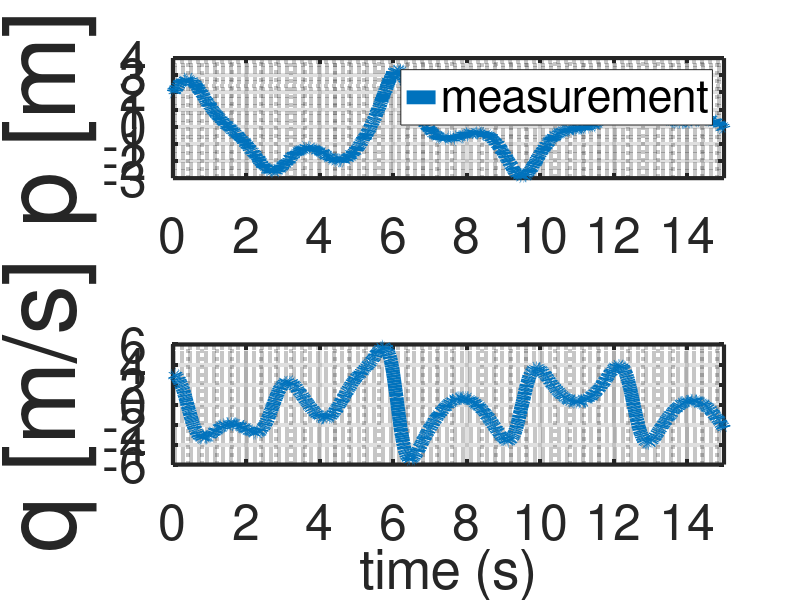
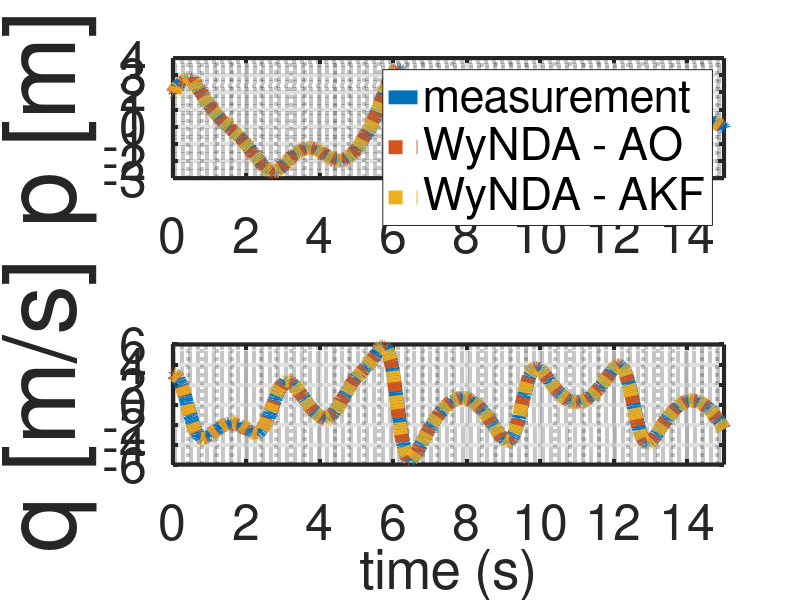
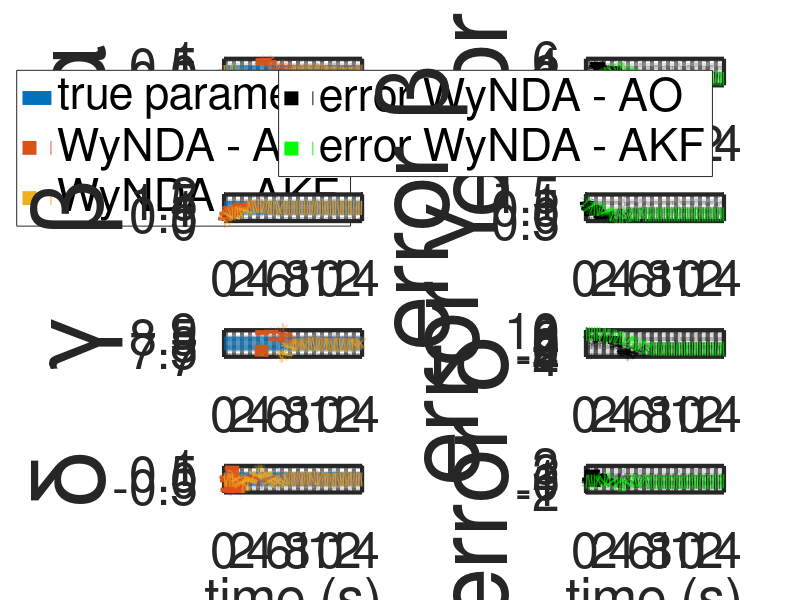

These charts were generated, in order, by the following MATLAB code: (Note: this script raises an error after producing the figures.)
%% Code by Agus Hasan

clear;
clc;

%% System parameters

n = 2;
r = 20;

alpha   = 0;
beta    = 1;
delta   = 0.05;
gamma   = 8;

tf = 15;
dt = 0.01;
t  = dt:dt:tf;

A   = [0 1; -alpha -delta];
B   = [0 gamma]';
C   = eye(2);
u   = 1;

R   = 2;

%% Initialization
x               = [2 3]';
xArray          = [];
xbar            = [2 3]';
xbarArray       = [];
xhat            = [2 3]';
xhatArray       = [];
theta           = zeros(1,r)';
thetaArray      = [];
thetabar        = zeros(1,r)';
thetabarArray   = [];
thetahat        = zeros(1,r)';
thetahatArray   = [];
y               = x;
yArray          = [];
uArray          = [];

lambdax = 0.9;
lambdat = 0.9985;
Rx = 1*eye(n);
Px = 1*eye(n);
Rt = 1*eye(n);
Pt = 1*eye(r);
Gamma = zeros(n,r);

Pplus       = 10000000*eye(n);
QF          = 0.1*eye(n);
RF          = 0.1*eye(n);
a           = 0.999;
UpsilonPlus = 1*zeros(n,r);
S           = 1*eye(r);
lambda      = 0.995;

%% Simulation

for i = 1:(tf/dt)

%% control

    u = cos(i*dt);
    yArray          = [yArray y];
    xArray          = [xArray x];
    xbarArray       = [xbarArray xbar];
    xhatArray       = [xhatArray xhat];    
    thetaArray      = [thetaArray theta];
    thetabarArray   = [thetabarArray thetabar];
    thetahatArray   = [thetahatArray thetahat];
    uArray          = [uArray u];

    % Simulating the system using Runge-Kutta
    k1 = x(2);
    l1 = -delta*x(2)-alpha*x(1)-beta*x(1)^3+gamma*u;
    k2 = x(2)+0.5*dt*l1;
    l2 = -delta*(x(2)+0.5*dt*l1)-alpha*(x(1)+0.5*dt*k1)-beta*(x(1)+0.5*dt*k1)^3+gamma*u;
    k3 = x(2)+0.5*dt*l2;
    l3 = -delta*(x(2)+0.5*dt*l2)-alpha*(x(1)+0.5*dt*k2)-beta*(x(1)+0.5*dt*k2)^3+gamma*u;
    k4 = x(2)+dt*l3;
    l4 = -delta*(x(2)+dt*l3)-alpha*(x(1)+dt*k3)-beta*(x(1)+dt*k3)^3+gamma*u;
    x(1) = x(1) + (dt/6)*(k1+2*k2+2*k3+k4);
    x(2) = x(2) + (dt/6)*(l1+2*l2+2*l3+l4);
    % Taking measurement
    y = C*x+dt*R^2*randn(n,1);

    Phi = [1 y(1) y(2) y(1)^2 y(2)^2 y(1)*y(2) y(1)^3 y(2)^3 u u^2 zeros(1,10);
          zeros(1,10) 1 y(1) y(2) y(1)^2 y(2)^2 y(1)*y(2) y(1)^3 y(2)^3 u u^2];
    
    % Estimation using adaptive observer
    Kx = Px*C'*inv(C*Px*C'+Rx);
    Kt = Pt*Gamma'*C'*inv(C*Gamma*Pt*Gamma'*C'+Rt);
    Gamma = (eye(n)-Kx*C)*Gamma;
    xbar = xbar+(Kx+Gamma*Kt)*(y-C*xbar);
    thetabar = thetabar-Kt*(y-C*xbar);

    xbar = eye(n)*xbar+Phi*thetabar;
    thetabar = thetabar;
    Px = (1/lambdax)*eye(n)*(eye(n)-Kx*C)*Px*eye(n);
    Pt = (1/lambdat)*(eye(r)-Kt*C*Gamma)*Pt;
    Gamma = eye(n)*Gamma-Phi;

    % Estimation using adaptive KF
    Pmin  = eye(n)*Pplus*eye(n)'+QF;
    Sigma = C*Pmin*C'+RF;
    KF    = Pmin*C'*inv(Sigma);
    Pplus = (eye(n)-KF*C)*Pmin;
     
    ytilde = y-C*xhat;
    QF    = a*QF + (1-a)*(KF*(ytilde*ytilde')*KF');    
    RF    = a*RF + (1-a)*(ytilde*ytilde'+C*Pmin*C');
 
    Upsilon = (eye(n)-KF*C)*(eye(n))*UpsilonPlus+(eye(n)-KF*C)*Phi;
    Omega   = C*eye(n)*UpsilonPlus+C*Phi;
    Lambda  = inv(lambda*Sigma+Omega*S*Omega');
    Gamma1  = S*Omega'*Lambda;
    S       = (1/lambda)*S-(1/lambda)*S*Omega'*Lambda*Omega*S;
    UpsilonPlus = Upsilon;
    
    thetahat  = thetahat + Gamma1*(y-C*xhat);
    xhat      = eye(n)*xhat+Phi*thetahat+KF*(y-C*xhat)+Upsilon*Gamma1*(y-C*xhat);

end

figure(1)
subplot(2,1,1)
plot(t,yArray(1,:),'-','LineWidth',10)
set(gca,'color','white','LineWidth',3,'FontSize',36)
legend('measurement')
grid on;
grid minor;
ylabel('p [m]','FontSize',72)
xlim([0 tf]);
subplot(2,1,2)
plot(t,yArray(2,:),'-','LineWidth',10)
set(gca,'color','white','LineWidth',3,'FontSize',36)
grid on;
grid minor;
xlim([0 tf]);
ylabel('q [m/s]','FontSize',72)
xlabel('time (s)')

figure(2)
subplot(2,1,1)
plot(t,yArray(1,:),'-','LineWidth',10)
hold on;
plot(t,xbarArray(1,:),':','LineWidth',10)
hold on;
plot(t,xhatArray(1,:),':','LineWidth',10)
set(gca,'color','white','LineWidth',3,'FontSize',36)
legend('measurement','WyNDA - AO','WyNDA - AKF')
grid on;
grid minor;
ylabel('p [m]','FontSize',72)
xlim([0 tf]);
subplot(2,1,2)
plot(t,yArray(2,:),'-','LineWidth',10)
hold on;
plot(t,xbarArray(2,:),':','LineWidth',10)
hold on;
plot(t,xhatArray(2,:),':','LineWidth',10)
set(gca,'color','white','LineWidth',3,'FontSize',36)
grid on;
grid minor;
xlim([0 tf]);
ylabel('q [m/s]','FontSize',72)
xlabel('time (s)')

figure(3)
subplot(4,2,1)
plot(t,alpha*ones(length(t),1),'-','LineWidth',10)
hold on;
plot(t,-thetabarArray(12,:)/dt,':','LineWidth',10)
hold on;
plot(t,-thetahatArray(12,:)/dt,':','LineWidth',10)
set(gca,'color','white','LineWidth',3,'FontSize',36)
grid on;
grid minor;
xlim([0 tf]);
ylim([alpha-1 alpha+1]);
ylabel('\alpha','FontSize',72)
legend('true parameter','WyNDA - AO','WyNDA - AKF')
subplot(4,2,2)
plot(t,alpha*ones(length(t),1)-(-thetabarArray(12,:)/dt)',':k','LineWidth',10)
hold on;
plot(t,alpha*ones(length(t),1)-(-thetahatArray(12,:)/dt)',':g','LineWidth',10)
set(gca,'color','white','LineWidth',3,'FontSize',36)
grid on;
grid minor;
xlim([0 tf]);
ylabel('error \alpha','FontSize',72)
legend('error WyNDA - AO','error WyNDA - AKF')
subplot(4,2,3)
plot(t,beta*ones(length(t),1),'-','LineWidth',10)
hold on;
plot(t,-thetabarArray(17,:)/dt,':','LineWidth',10)
hold on;
plot(t,-thetahatArray(17,:)/dt,':','LineWidth',10)
set(gca,'color','white','LineWidth',3,'FontSize',36)
grid on;
grid minor;
xlim([0 tf]);
ylim([beta-1 beta+1]);
ylabel('\beta','FontSize',72)
subplot(4,2,4)
plot(t,beta*ones(length(t),1)-(-thetabarArray(17,:)/dt)',':k','LineWidth',10)
hold on;
plot(t,beta*ones(length(t),1)-(-thetahatArray(17,:)/dt)',':g','LineWidth',10)
set(gca,'color','white','LineWidth',3,'FontSize',36)
grid on;
grid minor;
xlim([0 tf]);
ylabel('error \beta','FontSize',72)
subplot(4,2,5)
plot(t,gamma*ones(length(t),1),'-','LineWidth',10)
hold on;
plot(t,thetabarArray(19,:)/dt,':','LineWidth',10)
hold on;
plot(t,thetahatArray(19,:)/dt,':','LineWidth',10)
set(gca,'color','white','LineWidth',3,'FontSize',36)
grid on;
grid minor;
xlim([0 tf]);
ylim([gamma-1 gamma+1]);
ylabel('\gamma','FontSize',72)
subplot(4,2,6)
plot(t,gamma*ones(length(t),1)-(thetabarArray(19,:)/dt)',':k','LineWidth',10)
hold on;
plot(t,gamma*ones(length(t),1)-(thetahatArray(19,:)/dt)',':g','LineWidth',10)
set(gca,'color','white','LineWidth',3,'FontSize',36)
grid on;
grid minor;
xlim([0 tf]);
ylabel('error \gamma','FontSize',72)
subplot(4,2,7)
plot(t,delta*ones(length(t),1),'-','LineWidth',10)
hold on;
plot(t,-thetabarArray(13,:)/dt,':','LineWidth',10)
hold on;
plot(t,-thetahatArray(13,:)/dt,':','LineWidth',10)
set(gca,'color','white','LineWidth',3,'FontSize',36)
grid on;
grid minor;
xlim([0 tf]);
ylim([delta-1 delta+1]);
ylabel('\delta','FontSize',72)
xlabel('time (s)')
subplot(4,2,8)
plot(t,delta*ones(length(t),1)-(-thetabarArray(13,:)/dt)',':k','LineWidth',10)
hold on;
plot(t,delta*ones(length(t),1)-(-thetahatArray(13,:)/dt)',':g','LineWidth',10)
set(gca,'color','white','LineWidth',3,'FontSize',36)
grid on;
grid minor;
xlim([0 tf]);
ylabel('error \delta','FontSize',72)
xlabel('time (s)')

RMSEAO  = rms(alpha*ones(length(t),1)-(-thetabarArray(12,:)/dt)')+rms(beta*ones(length(t),1)-(-thetabarArray(17,:)/dt)')+rms(gamma*ones(length(t),1)-(thetabarArray(19,:)/dt)')+rms(delta*ones(length(t),1)-(-thetabarArray(13,:)/dt)')
RMSEAKF = rms(alpha*ones(length(t),1)-(-thetahatArray(12,:)/dt)')+rms(beta*ones(length(t),1)-(-thetahatArray(17,:)/dt)')+rms(gamma*ones(length(t),1)-(thetahatArray(19,:)/dt)')+rms(delta*ones(length(t),1)-(-thetahatArray(13,:)/dt)')

Coeff1 = round([(1/dt)*thetabar(1:(r/n),end)'; (1/dt)*thetabar((r/n)+1:2*(r/n),end)'],2)
Coeff2 = round([(1/dt)*thetahat(1:(r/n),end)'; (1/dt)*thetahat((r/n)+1:2*(r/n),end)'],2)